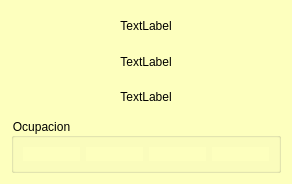
<?xml version="1.0" encoding="UTF-8"?>
<ui version="4.0">
 <class>frmShowCasilla</class>
 <widget class="QDialog" name="frmShowCasilla">
  <property name="geometry">
   <rect>
    <x>0</x>
    <y>0</y>
    <width>292</width>
    <height>184</height>
   </rect>
  </property>
  <property name="windowTitle">
   <string>Dialog</string>
  </property>
  <property name="styleSheet">
   <string notr="true">background-color: rgb(253, 255, 190);</string>
  </property>
  <layout class="QHBoxLayout" name="horizontalLayout_2">
   <item>
    <layout class="QVBoxLayout" name="verticalLayout">
     <item>
      <widget class="QLabel" name="lblCasilla">
       <property name="text">
        <string>TextLabel</string>
       </property>
       <property name="alignment">
        <set>Qt::AlignCenter</set>
       </property>
      </widget>
     </item>
     <item>
      <widget class="QLabel" name="lblMaxCasillas">
       <property name="text">
        <string>TextLabel</string>
       </property>
       <property name="alignment">
        <set>Qt::AlignCenter</set>
       </property>
      </widget>
     </item>
     <item>
      <widget class="QLabel" name="lblSeguro">
       <property name="text">
        <string>TextLabel</string>
       </property>
       <property name="alignment">
        <set>Qt::AlignCenter</set>
       </property>
      </widget>
     </item>
     <item>
      <widget class="QGroupBox" name="grp">
       <property name="title">
        <string>Ocupacion</string>
       </property>
       <layout class="QHBoxLayout" name="horizontalLayout">
        <item>
         <widget class="QLabel" name="lbl1">
          <property name="text">
           <string/>
          </property>
          <property name="pixmap">
           <pixmap resource="../images/glparchis.qrc">:/glparchis/fichaamarilla.png</pixmap>
          </property>
          <property name="alignment">
           <set>Qt::AlignCenter</set>
          </property>
         </widget>
        </item>
        <item>
         <widget class="QLabel" name="lbl2">
          <property name="text">
           <string/>
          </property>
          <property name="pixmap">
           <pixmap resource="../images/glparchis.qrc">:/glparchis/fichaamarilla.png</pixmap>
          </property>
          <property name="alignment">
           <set>Qt::AlignCenter</set>
          </property>
         </widget>
        </item>
        <item>
         <widget class="QLabel" name="lbl3">
          <property name="text">
           <string/>
          </property>
          <property name="pixmap">
           <pixmap resource="../images/glparchis.qrc">:/glparchis/fichaamarilla.png</pixmap>
          </property>
          <property name="alignment">
           <set>Qt::AlignCenter</set>
          </property>
         </widget>
        </item>
        <item>
         <widget class="QLabel" name="lbl4">
          <property name="text">
           <string/>
          </property>
          <property name="pixmap">
           <pixmap resource="../images/glparchis.qrc">:/glparchis/fichaamarilla.png</pixmap>
          </property>
          <property name="alignment">
           <set>Qt::AlignCenter</set>
          </property>
         </widget>
        </item>
       </layout>
      </widget>
     </item>
    </layout>
   </item>
  </layout>
 </widget>
 <resources>
  <include location="../images/glparchis.qrc"/>
 </resources>
 <connections/>
</ui>
